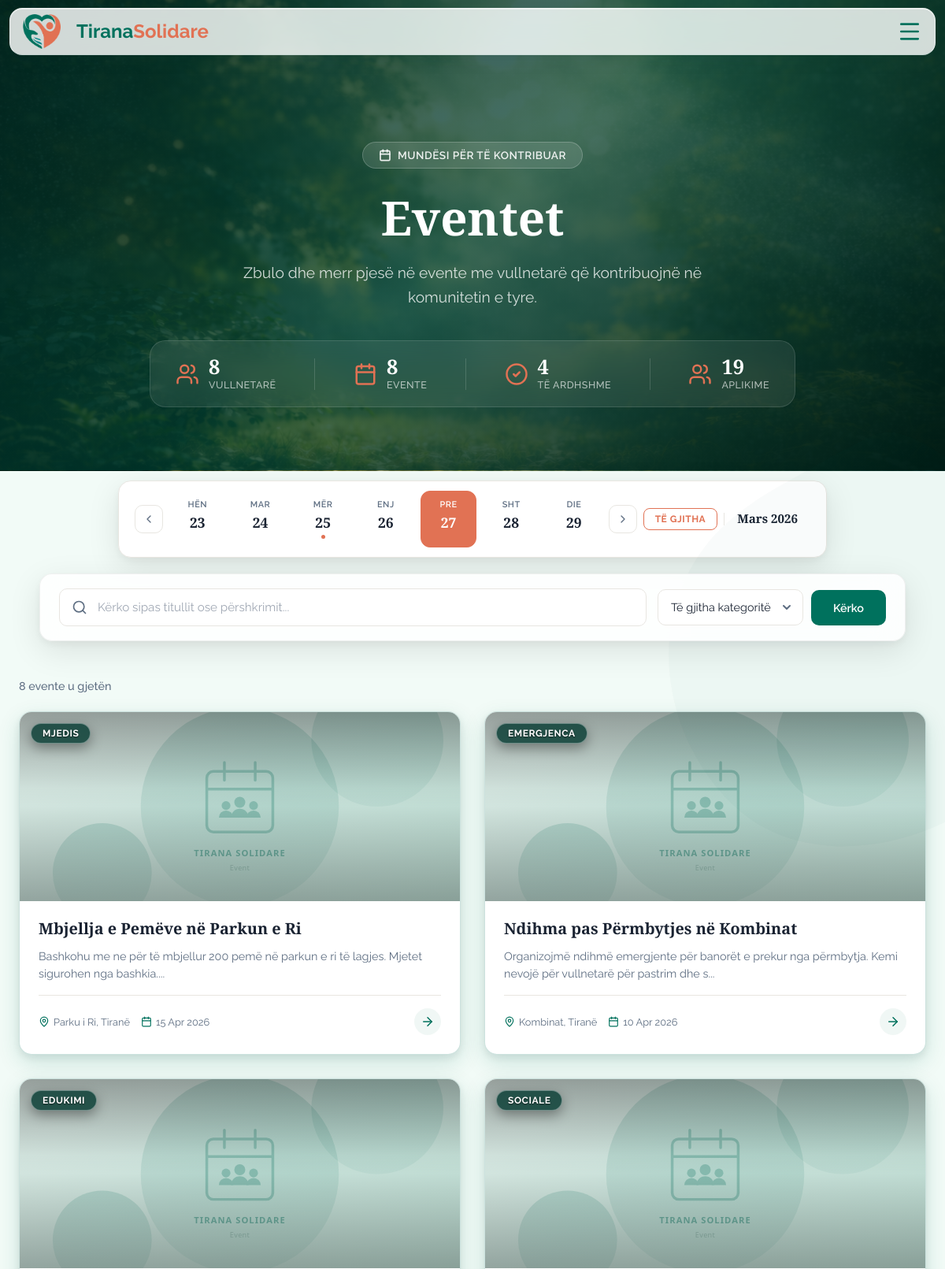
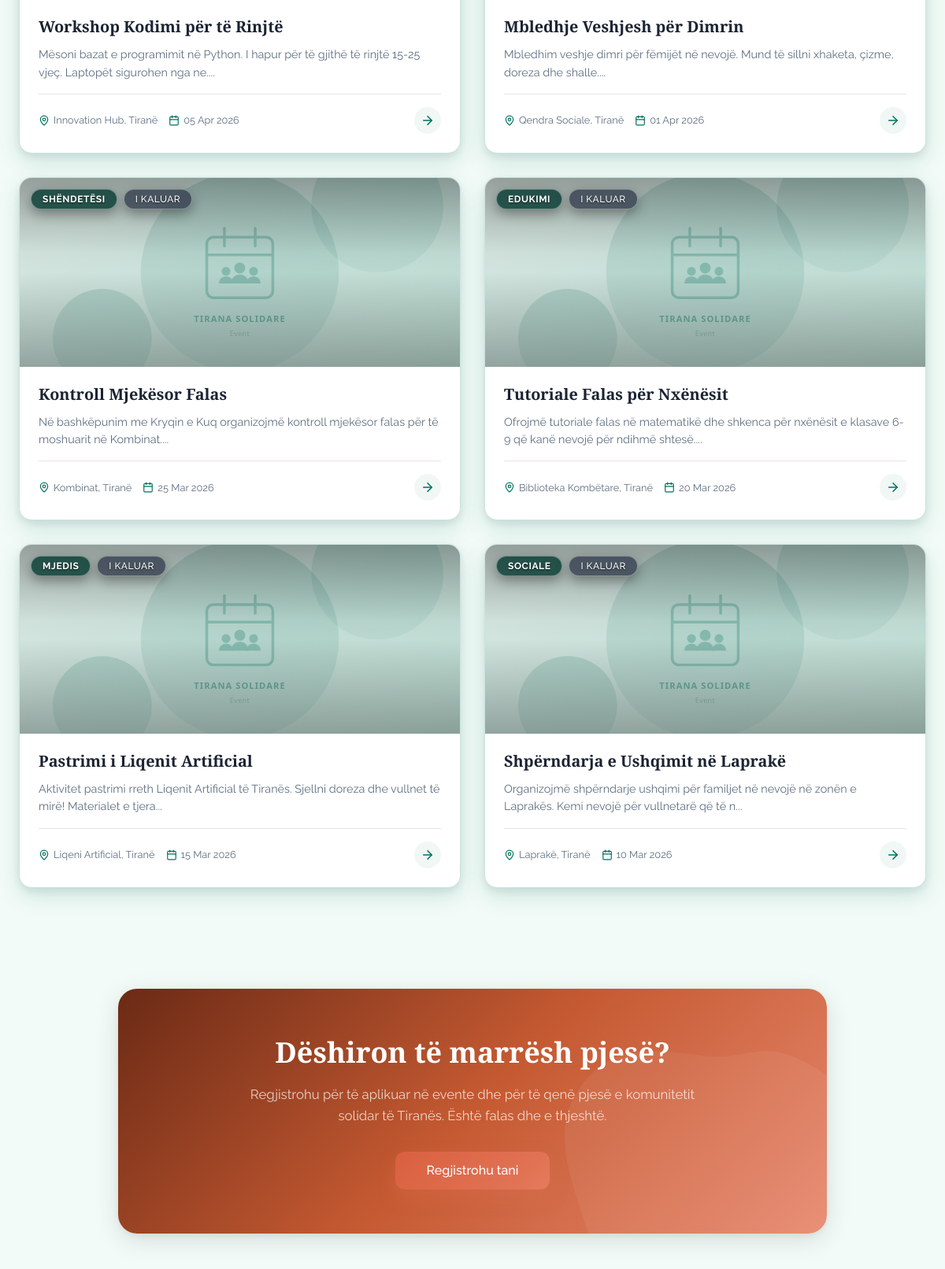
The page /views/events.php (upper part) on the database its author committed (2 pictures, top to bottom).
### tables this page shows
CREATE TABLE `eventi` (
  `id_eventi` int(11) NOT NULL,
  `id_perdoruesi` int(11) DEFAULT NULL,
  `id_kategoria` int(11) DEFAULT NULL,
  `titulli` varchar(200) DEFAULT NULL,
  `pershkrimi` text DEFAULT NULL,
  `data` datetime DEFAULT NULL,
  `vendndodhja` varchar(255) DEFAULT NULL,
  `latitude` decimal(10,7) DEFAULT NULL,
  `longitude` decimal(10,7) DEFAULT NULL,
  `banner` varchar(500) DEFAULT NULL COMMENT 'URL to image storage',
  `krijuar_me` timestamp NOT NULL DEFAULT current_timestamp()
);

CREATE TABLE `kategoria` (
  `id_kategoria` int(11) NOT NULL,
  `emri` varchar(50) DEFAULT NULL
);

### views/events.php (the view, shortened to what the rows shown need)
<?php
require_once __DIR__ . '/../config/db.php';
$isLoggedIn = isset($_SESSION['user_id']);
$isAdmin = ($isLoggedIn && ($_SESSION['roli'] ?? '') === 'Admin');
$events = $categories = [];
$search = '';
if (!isset($_GET['id'])) {
$page   = max(1, (int) ($_GET['page'] ?? 1));
$limit  = 12;
$offset = ($page - 1) * $limit;
$search   = trim($_GET['search'] ?? '');
$where  = [];
$params = [];
$whereSQL = $where ? 'WHERE ' . implode(' AND ', $where) : '';
$sql = "SELECT e.*, k.emri AS kategoria_emri, p.emri AS krijuesi_emri
        FROM Eventi e
        LEFT JOIN Kategoria k ON k.id_kategoria = e.id_kategoria
        LEFT JOIN Perdoruesi p ON p.id_perdoruesi = e.id_perdoruesi
        $whereSQL
        ORDER BY CASE WHEN e.data >= NOW() THEN 0 ELSE 1 END ASC, e.data DESC
        LIMIT ? OFFSET ?";
$params[] = $limit;
$params[] = $offset;
$stmt = $pdo->prepare($sql);
$stmt->execute($params);
$events = $stmt->fetchAll(PDO::FETCH_ASSOC);
$days_sq = ['Hën','Mar','Mër','Enj','Pre','Sht','Die'];
$today = new DateTime();
$monday = clone $today;
$monday->modify('monday this week');
$weekDays = [];
for ($i = 0; $i < 7; $i++) {
    $d = clone $monday;
    $d->modify("+$i days");
    $dayStr = $d->format('Y-m-d');
    $hasEvent = false;
    foreach ($events as $ev) {
        if (date('Y-m-d', strtotime($ev['data'])) === $dayStr) { $hasEvent = true; break; }
    }
    $weekDays[] = [
        'name' => $days_sq[$i],
        'num'  => $d->format('d'),
        'date' => $dayStr,
        'isToday'   => $d->format('Y-m-d') === $today->format('Y-m-d'),
        'hasEvents' => $hasEvent,
    ];
}
}
?>
<!DOCTYPE html>
<html lang="sq">
<head>
  <link rel="stylesheet" href="/TiranaSolidare/public/assets/styles/main.css?v=20260318a">
  <link rel="stylesheet" href="/TiranaSolidare/public/assets/styles/requests.css?v=20260321c">  <link rel="stylesheet" href="https://unpkg.com/leaflet@1.9.4/dist/leaflet.css" />
  <link rel="stylesheet" href="/TiranaSolidare/assets/css/map.css"></head>
<body class="page-events">
<?php include __DIR__ . '/../public/components/header.php'; ?>
<main>
<?php if (isset($event) && $event): ?>
<!-- ═══════════════════════════════════════════════════════════
     SINGLE EVENT DETAIL — Premium View
     ═══════════════════════════════════════════════════════════ -->
<section class="rq-detail-hero">
  <svg class="rq-blob rq-blob--hero-1" viewBox="0 0 200 200" xmlns="http://www.w3.org/2000/svg"><path fill="rgba(255,255,255,0.08)" d="M44.7,-76.4C58.8,-69.2,71.8,-58.7,79.6,-45.1C87.4,-31.5,90.1,-15.7,88.5,-0.9C86.9,13.9,81.1,27.8,72.6,39.6C64.1,51.4,52.9,61.2,40.1,68.4C27.3,75.6,13.7,80.3,-0.8,81.7C-15.3,83.1,-30.5,81.3,-43.4,74.2C-56.2,67.2,-66.7,55,-73.8,41.2C-80.8,27.3,-84.4,11.7,-83.5,-3.5C-82.6,-18.7,-77.2,-33.4,-68,-45.1C-58.8,-56.8,-45.9,-65.4,-32.3,-72.8C-18.7,-80.3,-9.3,-86.5,3.2,-91.9C15.7,-97.4,30.5,-83.6,44.7,-76.4Z" transform="translate(100 100)"/></svg>
  <svg class="rq-blob rq-blob--hero-2" viewBox="0 0 200 200" xmlns="http://www.w3.org/2000/svg"><path fill="rgba(255,215,0,0.06)" d="M39.5,-51.2C52.9,-46.3,66.8,-37.9,71.4,-25.7C76.1,-13.5,71.5,2.6,66,17.3C60.6,31.9,54.3,45.1,44,54.7C33.6,64.3,19.3,70.2,3.4,73.7C-12.6,77.2,-30.3,78.4,-42.2,70.1C-54,61.7,-60,43.8,-65.3,27.3C-70.6,10.8,-75.2,-4.2,-72.3,-18.2C-69.5,-32.1,-59.2,-45,-46.1,-50C-33.1,-55,-16.5,-52.2,-1.4,-50.2C13.7,-48.3,26.1,-56.1,39.5,-51.2Z" transform="translate(100 100)"/></svg>
  <div class="rq-detail-hero__inner">
    <a href="/TiranaSolidare/views/events.php" class="rq-back-link">
      <svg xmlns="http://www.w3.org/2000/svg" width="18" height="18" viewBox="0 0 24 24" fill="none" stroke="currentColor" stroke-width="2" stroke-linecap="round" stroke-linejoin="round"><path d="m12 19-7-7 7-7"/><path d="M19 12H5"/></svg>
      Kthehu te eventet
    </a>
    <div class="rq-detail-hero__badges">
      <span class="rq-badge rq-badge--event">
        <svg xmlns="http://www.w3.org/2000/svg" width="14" height="14" viewBox="0 0 24 24" fill="none" stroke="currentColor" stroke-width="2.5" stroke-linecap="round" stroke-linejoin="round"><rect width="18" height="18" x="3" y="4" rx="2"/><line x1="16" x2="16" y1="2" y2="6"/><line x1="8" x2="8" y1="2" y2="6"/><line x1="3" x2="21" y1="10" y2="10"/></svg>
        Event
      </span>
    </div>
    <h1><?= htmlspecialchars($event['titulli']) ?></h1>
    <div class="rq-detail-hero__meta">
      <span><svg xmlns="http://www.w3.org/2000/svg" width="16" height="16" viewBox="0 0 24 24" fill="none" stroke="currentColor" stroke-width="2" stroke-linecap="round" stroke-linejoin="round"><rect width="18" height="18" x="3" y="4" rx="2"/><line x1="16" x2="16" y1="2" y2="6"/><line x1="8" x2="8" y1="2" y2="6"/><line x1="3" x2="21" y1="10" y2="10"/></svg> <?= date('d M Y, H:i', strtotime($event['data'])) ?></span>
      <span><svg xmlns="http://www.w3.org/2000/svg" width="16" height="16" viewBox="0 0 24 24" fill="none" stroke="currentColor" stroke-width="2" stroke-linecap="round" stroke-linejoin="round"><path d="M20 10c0 4.993-5.539 10.193-7.399 11.799a1 1 0 0 1-1.202 0C9.539 20.193 4 14.993 4 10a8 8 0 0 1 16 0"/><circle cx="12" cy="10" r="3"/></svg> <?= htmlspecialchars($event['vendndodhja'] ?? 'Tiranë') ?></span>
      <span><svg xmlns="http://www.w3.org/2000/svg" width="16" height="16" viewBox="0 0 24 24" fill="none" stroke="currentColor" stroke-width="2" stroke-linecap="round" stroke-linejoin="round"><path d="M16 21v-2a4 4 0 0 0-4-4H6a4 4 0 0 0-4 4v2"/><circle cx="9" cy="7" r="4"/><path d="M22 21v-2a4 4 0 0 0-3-3.87"/><path d="M16 3.13a4 4 0 0 1 0 7.75"/></svg> <?= $event['total_aplikime'] ?> aplikime</span>
    </div>
  </div>
</section>
<section class="rq-detail-body">
  <div class="rq-detail-layout">
    <div class="rq-detail-main">
      <div class="rq-detail-banner">
        <img src="<?= !empty($event['banner']) ? htmlspecialchars($event['banner']) : '/TiranaSolidare/public/assets/images/default-event.svg' ?>" alt="<?= htmlspecialchars($event['titulli']) ?>" onerror="this.src='/TiranaSolidare/public/assets/images/default-event.svg'">
      </div>
      <div class="rq-detail-text">
        <h2>Përshkrimi</h2>
        <p><?= nl2br(htmlspecialchars($event['pershkrimi'] ?? 'Nuk ka përshkrim.')) ?></p>
      </div>
      <?php if (!empty($event['latitude']) && !empty($event['longitude'])): ?>
      <div class="map-detail-card">
        <div class="map-detail-card__header">
          <svg xmlns="http://www.w3.org/2000/svg" width="18" height="18" viewBox="0 0 24 24" fill="none" stroke="currentColor" stroke-width="2" stroke-linecap="round" stroke-linejoin="round"><path d="M20 10c0 4.993-5.539 10.193-7.399 11.799a1 1 0 0 1-1.202 0C9.539 20.193 4 14.993 4 10a8 8 0 0 1 16 0"/><circle cx="12" cy="10" r="3"/></svg>
          Vendndodhja në hartë
        </div>
        <div id="event-detail-map" class="ts-map-display"></div>
      </div>
      <?php endif; ?>
    </div>
    <aside class="rq-detail-sidebar">
      <div class="rq-sidebar-card">
        <h3>Informacione</h3>
        <ul class="rq-sidebar-info">
          <li>
            <div class="rq-info-icon">
              <svg xmlns="http://www.w3.org/2000/svg" width="18" height="18" viewBox="0 0 24 24" fill="none" stroke="currentColor" stroke-width="2" stroke-linecap="round" stroke-linejoin="round"><path d="M19 21v-2a4 4 0 0 0-4-4H9a4 4 0 0 0-4 4v2"/><circle cx="12" cy="7" r="4"/></svg>
            </div>
            <div><span>Organizuesi</span><strong><?= htmlspecialchars($event['krijuesi_emri'] ?? 'N/A') ?></strong></div>
          </li>
          <li>
            <div class="rq-info-icon">
              <svg xmlns="http://www.w3.org/2000/svg" width="18" height="18" viewBox="0 0 24 24" fill="none" stroke="currentColor" stroke-width="2" stroke-linecap="round" stroke-linejoin="round"><path d="M4 15s1-1 4-1 5 2 8 2 4-1 4-1V3s-1 1-4 1-5-2-8-2-4 1-4 1z"/><line x1="4" x2="4" y1="22" y2="15"/></svg>
            </div>
            <div><span>Kategoria</span><strong><?= htmlspecialchars($event['kategoria_emri'] ?? 'Pa kategori') ?></strong></div>
          </li>
          <li>
            <div class="rq-info-icon">
              <svg xmlns="http://www.w3.org/2000/svg" width="18" height="18" viewBox="0 0 24 24" fill="none" stroke="currentColor" stroke-width="2" stroke-linecap="round" stroke-linejoin="round"><rect width="18" height="18" x="3" y="4" rx="2"/><line x1="16" x2="16" y1="2" y2="6"/><line x1="8" x2="8" y1="2" y2="6"/><line x1="3" x2="21" y1="10" y2="10"/></svg>
            </div>
            <div><span>Data & Ora</span><strong><?= date('d/m/Y — H:i', strtotime($event['data'])) ?></strong></div>
          </li>
          <li>
            <div class="rq-info-icon">
              <svg xmlns="http://www.w3.org/2000/svg" width="18" height="18" viewBox="0 0 24 24" fill="none" stroke="currentColor" stroke-width="2" stroke-linecap="round" stroke-linejoin="round"><path d="M20 10c0 4.993-5.539 10.193-7.399 11.799a1 1 0 0 1-1.202 0C9.539 20.193 4 14.993 4 10a8 8 0 0 1 16 0"/><circle cx="12" cy="10" r="3"/></svg>
            </div>
            <div><span>Vendndodhja</span><strong><?= htmlspecialchars($event['vendndodhja'] ?? 'Tiranë') ?></strong></div>
          </li>
        </ul>
        <div class="rq-sidebar-cta">
          <?php if (!$isLoggedIn): ?>
            <a href="/TiranaSolidare/views/login.php?redirect=<?= urlencode('/TiranaSolidare/views/events.php?id=' . $event['id_eventi']) ?>" class="rq-btn-full rq-btn-login">
              <svg xmlns="http://www.w3.org/2000/svg" width="18" height="18" viewBox="0 0 24 24" fill="none" stroke="currentColor" stroke-width="2" stroke-linecap="round" stroke-linejoin="round"><path d="M15 3h4a2 2 0 0 1 2 2v14a2 2 0 0 1-2 2h-4"/><polyline points="10 17 15 12 10 7"/><line x1="15" x2="3" y1="12" y2="12"/></svg>
              Kyçu për të aplikuar
            </a>
            <p class="rq-sidebar-hint">Duhet të jeni i kyçur për të aplikuar si vullnetar. <a href="/TiranaSolidare/views/login.php?redirect=<?= urlencode('/TiranaSolidare/views/events.php?id=' . $event['id_eventi']) ?>" class="rq-hint-link">Kyçu këtu &rarr;</a></p>
          <?php elseif ($isAdmin): ?>
            <p class="rq-sidebar-hint">Administratorët nuk mund të aplikojnë si vullnetarë.</p>
          <?php elseif ($alreadyApplied): ?>
            <span class="rq-badge rq-badge--status"><?= htmlspecialchars($existingApp['statusi']) ?></span>
            <p class="rq-sidebar-hint">Ju keni aplikuar tashmë për këtë event.</p>
          <?php elseif (strtotime($event['data']) <= time()): ?>
            <p class="rq-sidebar-hint">Ky event ka kaluar. Nuk mund të aplikoni më.</p>
          <?php else: ?>
            <button class="btn_primary rq-btn-full" id="apply-btn" data-event="<?= $event['id_eventi'] ?>">
              <svg xmlns="http://www.w3.org/2000/svg" width="18" height="18" viewBox="0 0 24 24" fill="none" stroke="currentColor" stroke-width="2" stroke-linecap="round" stroke-linejoin="round"><path d="M16 21v-2a4 4 0 0 0-4-4H6a4 4 0 0 0-4 4v2"/><circle cx="9" cy="7" r="4"/><line x1="19" x2="19" y1="8" y2="14"/><line x1="22" x2="16" y1="11" y2="11"/></svg>
              Apliko si Vullnetar
            </button>
          <?php endif; ?>
        </div>
      </div>
      <div class="rq-sidebar-trust">
        <div class="rq-sidebar-trust__icon">
          <svg xmlns="http://www.w3.org/2000/svg" width="24" height="24" viewBox="0 0 24 24" fill="none" stroke="currentColor" stroke-width="2" stroke-linecap="round" stroke-linejoin="round"><path d="M12 22s8-4 8-10V5l-8-3-8 3v7c0 6 8 10 8 10"/><path d="m9 12 2 2 4-4"/></svg>
        </div>
        <p><strong>Platformë komunitare</strong></p>
        <p class="rq-sidebar-trust__sub">Zbulo mundësi të vlefshme për të kontribuar në komunitetin tuaj.</p>
      </div>
    </aside>
  </div>
</section>
<?php else: ?>
<section class="rq-hero rq-hero--events">
  <div class="rq-hero__inner">
    <h1>Eventet</h1>
  </div>
</section>
<section class="rq-results">
  <div>
  <?php if (empty($events)): ?>
    <div class="rq-empty">
      <div class="rq-empty__icon">
        <svg xmlns="http://www.w3.org/2000/svg" width="56" height="56" viewBox="0 0 24 24" fill="none" stroke="currentColor" stroke-width="1" stroke-linecap="round" stroke-linejoin="round"><circle cx="12" cy="12" r="10"/><path d="M16 16s-1.5-2-4-2-4 2-4 2"/><line x1="9" x2="9.01" y1="9" y2="9"/><line x1="15" x2="15.01" y1="9" y2="9"/></svg>
      </div>
      <h3>Nuk u gjetën evente</h3>
      <p><?= $search ? 'Asnjë rezultat për "' . htmlspecialchars($search) . '". Provo me fjalë të tjera.' : 'Nuk ka evente aktive për momentin.' ?></p>
    </div>
  <?php else: ?>
    <div class="rq-grid">
      <?php foreach ($events as $i => $ev): ?>
        <a href="/TiranaSolidare/views/events.php?id=<?= $ev['id_eventi'] ?>" class="rq-card" data-date="<?= date('Y-m-d', strtotime($ev['data'])) ?>" style="animation-delay: <?= $i * 0.05 ?>s">
          <div class="rq-card__visual">
            <img src="<?= !empty($ev['banner']) ? htmlspecialchars($ev['banner']) : '/TiranaSolidare/public/assets/images/default-event.svg' ?>" alt="<?= htmlspecialchars($ev['titulli']) ?>" class="rq-card__img" onerror="this.src='/TiranaSolidare/public/assets/images/default-event.svg'">
            <div class="rq-card__overlay">
              <span class="rq-badge rq-badge--event"><?= htmlspecialchars($ev['kategoria_emri'] ?? 'Event') ?></span>
              <?php if (strtotime($ev['data']) <= time()): ?>
                <span class="rq-badge rq-badge--past">I kaluar</span>
              <?php endif; ?>
            </div>
          </div>
          <div class="rq-card__content">
            <h3 class="rq-card__title"><?= htmlspecialchars($ev['titulli']) ?></h3>
            <p class="rq-card__desc"><?= htmlspecialchars(mb_substr($ev['pershkrimi'] ?? '', 0, 110)) ?>...</p>
            <div class="rq-card__footer">
              <div class="rq-card__meta">
                <span>
                  <?= htmlspecialchars($ev['vendndodhja'] ?? 'Tiranë') ?>
                </span>
                <span>
                  <?= date('d M Y', strtotime($ev['data'])) ?>
                </span>
              </div>
              <span class="rq-card__arrow">
                <svg xmlns="http://www.w3.org/2000/svg" width="18" height="18" viewBox="0 0 24 24" fill="none" stroke="currentColor" stroke-width="2" stroke-linecap="round" stroke-linejoin="round"><path d="M5 12h14"/><path d="m12 5 7 7-7 7"/></svg>
              </span>
            </div>
          </div>
        </a>
      <?php endforeach; ?>
    </div>
  <?php endif; ?>
  </div>
</section>
<section class="rq-cta rq-cta--events">
  <div class="rq-cta__inner">
    <h2>Dëshiron të marrësh pjesë?</h2>
  </div>
</section>
<?php endif; ?>
</main>
</body>
</html>

### rows shown on the page
eventi: id_kategoria.emri "MJEDIS", titulli "Mbjellja e Pemëve në Parkun e Ri", pershkrimi "Bashkohu me ne për të mbjellur 200 pemë në parkun e ri të lagjes. Mjetet sigurohen nga bashkia.", vendndodhja "Parku i Ri, Tiranë", data "15 Apr 2026"
eventi: id_kategoria.emri "EMERGJENCA", titulli "Ndihma pas Përmbytjes në Kombinat", pershkrimi "Organizojmë ndihmë emergjente për banorët e prekur nga përmbytja. Kemi nevojë për vullnetarë për pastrim dhe s", vendndodhja "Kombinat, Tiranë", data "10 Apr 2026"
eventi: id_kategoria.emri "EDUKIMI", titulli "Workshop Kodimi për të Rinjtë", pershkrimi "Mësoni bazat e programimit në Python. I hapur për të gjithë të rinjtë 15-25 vjeç. Laptopët sigurohen nga ne.", vendndodhja "Innovation Hub, Tiranë", data "05 Apr 2026"
eventi: id_kategoria.emri "SOCIALE", titulli "Mbledhje Veshjesh për Dimrin", pershkrimi "Mbledhim veshje dimri për fëmijët në nevojë. Mund të sillni xhaketa, çizme, doreza dhe shalle.", vendndodhja "Qendra Sociale, Tiranë", data "01 Apr 2026"
eventi: id_kategoria.emri "SHËNDETËSI", shows "I KALUAR", titulli "Kontroll Mjekësor Falas", pershkrimi "Në bashkëpunim me Kryqin e Kuq organizojmë kontroll mjekësor falas për të moshuarit në Kombinat.", vendndodhja "Kombinat, Tiranë", data "25 Mar 2026"
eventi: id_kategoria.emri "EDUKIMI", shows "I KALUAR", titulli "Tutoriale Falas për Nxënësit", pershkrimi "Ofrojmë tutoriale falas në matematikë dhe shkenca për nxënësit e klasave 6-9 që kanë nevojë për ndihmë shtesë.", vendndodhja "Biblioteka Kombëtare, Tiranë", data "20 Mar 2026"
eventi: id_kategoria.emri "MJEDIS", shows "I KALUAR", titulli "Pastrimi i Liqenit Artificial", pershkrimi "Aktivitet pastrimi rreth Liqenit Artificial të Tiranës. Sjellni doreza dhe vullnet të mirë! Materialet e tjera", vendndodhja "Liqeni Artificial, Tiranë", data "15 Mar 2026"
eventi: id_kategoria.emri "SOCIALE", shows "I KALUAR", titulli "Shpërndarja e Ushqimit në Laprakë", pershkrimi "Organizojmë shpërndarje ushqimi për familjet në nevojë në zonën e Laprakës. Kemi nevojë për vullnetarë që të n", vendndodhja "Laprakë, Tiranë", data "10 Mar 2026"

### other values the page prints
$statVullnetare "8"
$statTotalEvents "8"
$statUpcoming "4"
$statApplications "19"
$wd['name'] "HËN"
$wd['num'] "23"
$wd['name'] "MAR"
$wd['num'] "24"
$wd['name'] "MËR"
$wd['num'] "25"
$wd['name'] "ENJ"
$wd['num'] "26"
$wd['name'] "PRE"
$wd['num'] "27"
$wd['name'] "SHT"
